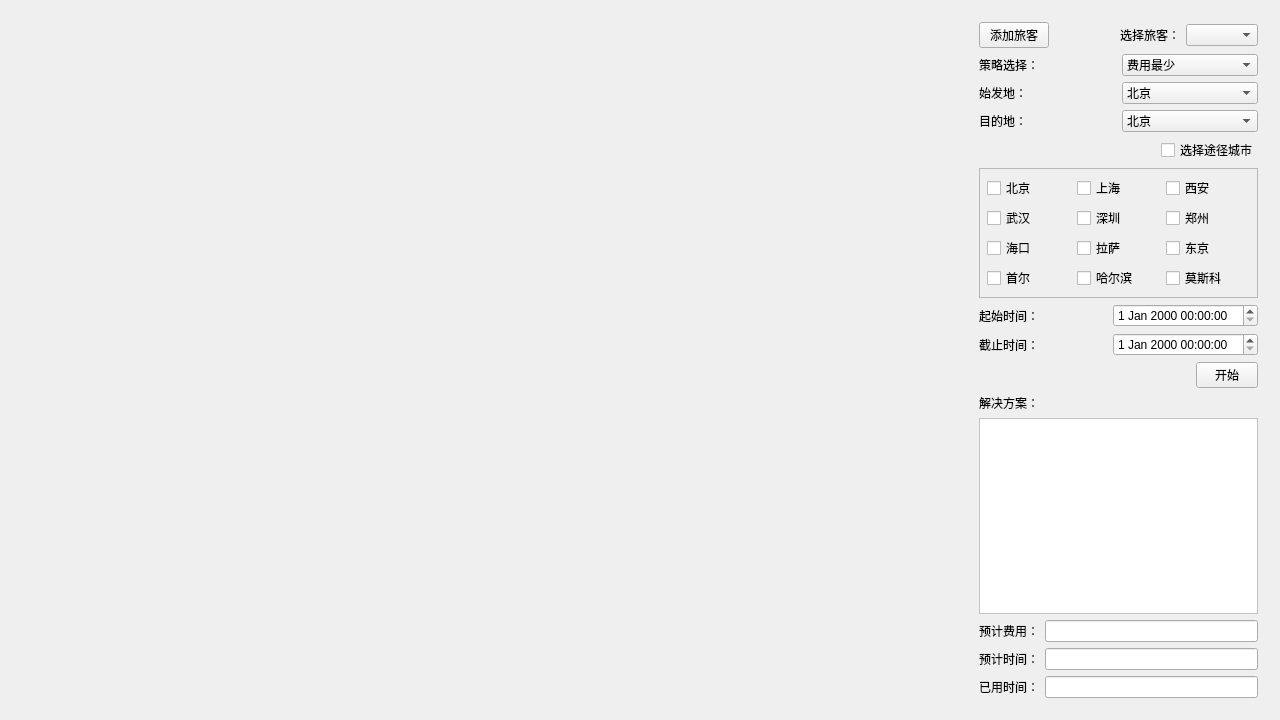
<?xml version="1.0" encoding="UTF-8"?>
<ui version="4.0">
 <class>Widget</class>
 <widget class="QWidget" name="Widget">
  <property name="geometry">
   <rect>
    <x>0</x>
    <y>0</y>
    <width>1280</width>
    <height>720</height>
   </rect>
  </property>
  <property name="windowTitle">
   <string>Widget</string>
  </property>
  <widget class="MapWidget" name="LeftWidget" native="true">
   <property name="geometry">
    <rect>
     <x>11</x>
     <y>11</y>
     <width>941</width>
     <height>698</height>
    </rect>
   </property>
  </widget>
  <widget class="QFrame" name="RightFrame">
   <property name="geometry">
    <rect>
     <x>968</x>
     <y>11</y>
     <width>301</width>
     <height>698</height>
    </rect>
   </property>
   <property name="sizePolicy">
    <sizepolicy hsizetype="Fixed" vsizetype="Preferred">
     <horstretch>0</horstretch>
     <verstretch>100</verstretch>
    </sizepolicy>
   </property>
   <property name="frameShape">
    <enum>QFrame::NoFrame</enum>
   </property>
   <layout class="QVBoxLayout" name="verticalLayout_4">
    <item>
     <layout class="QVBoxLayout" name="verticalLayout_3">
      <item>
       <layout class="QVBoxLayout" name="verticalLayout">
        <item>
         <layout class="QHBoxLayout" name="TravelerLayout1">
          <item>
           <widget class="QPushButton" name="addTravelerButton">
            <property name="minimumSize">
             <size>
              <width>70</width>
              <height>0</height>
             </size>
            </property>
            <property name="maximumSize">
             <size>
              <width>59</width>
              <height>16777215</height>
             </size>
            </property>
            <property name="text">
             <string>添加旅客</string>
            </property>
           </widget>
          </item>
          <item>
           <spacer name="horizontalSpacer_3">
            <property name="orientation">
             <enum>Qt::Horizontal</enum>
            </property>
            <property name="sizeHint" stdset="0">
             <size>
              <width>40</width>
              <height>20</height>
             </size>
            </property>
           </spacer>
          </item>
          <item>
           <layout class="QHBoxLayout" name="TravelerLayout">
            <item>
             <widget class="QLabel" name="TravelerChoseLabel">
              <property name="text">
               <string>选择旅客：</string>
              </property>
             </widget>
            </item>
            <item>
             <widget class="QComboBox" name="TravelerComboBox"/>
            </item>
           </layout>
          </item>
         </layout>
        </item>
        <item>
         <layout class="QVBoxLayout" name="ComboLayout2">
          <item>
           <layout class="QHBoxLayout" name="StrategyLayout">
            <item>
             <widget class="QLabel" name="StrategyLabel">
              <property name="text">
               <string>策略选择：</string>
              </property>
             </widget>
            </item>
            <item>
             <widget class="QComboBox" name="StrategyComboBox">
              <item>
               <property name="text">
                <string>费用最少</string>
               </property>
              </item>
              <item>
               <property name="text">
                <string>耗时最短</string>
               </property>
              </item>
              <item>
               <property name="text">
                <string>限时费用最少</string>
               </property>
              </item>
             </widget>
            </item>
           </layout>
          </item>
          <item>
           <layout class="QHBoxLayout" name="StartCityLayout">
            <item>
             <widget class="QLabel" name="StartLabel">
              <property name="text">
               <string>始发地：</string>
              </property>
             </widget>
            </item>
            <item>
             <widget class="QComboBox" name="StartComboBox">
              <item>
               <property name="text">
                <string>北京</string>
               </property>
              </item>
              <item>
               <property name="text">
                <string>上海</string>
               </property>
              </item>
              <item>
               <property name="text">
                <string>西安</string>
               </property>
              </item>
              <item>
               <property name="text">
                <string>武汉</string>
               </property>
              </item>
              <item>
               <property name="text">
                <string>深圳</string>
               </property>
              </item>
              <item>
               <property name="text">
                <string>郑州</string>
               </property>
              </item>
              <item>
               <property name="text">
                <string>海口</string>
               </property>
              </item>
              <item>
               <property name="text">
                <string>拉萨</string>
               </property>
              </item>
              <item>
               <property name="text">
                <string>东京</string>
               </property>
              </item>
              <item>
               <property name="text">
                <string>首尔</string>
               </property>
              </item>
              <item>
               <property name="text">
                <string>哈尔滨</string>
               </property>
              </item>
              <item>
               <property name="text">
                <string>莫斯科</string>
               </property>
              </item>
             </widget>
            </item>
           </layout>
          </item>
          <item>
           <layout class="QHBoxLayout" name="DestinationCityLayout">
            <item>
             <widget class="QLabel" name="DestinationLabel">
              <property name="text">
               <string>目的地：</string>
              </property>
             </widget>
            </item>
            <item>
             <widget class="QComboBox" name="DestinationComboBox">
              <item>
               <property name="text">
                <string>北京</string>
               </property>
              </item>
              <item>
               <property name="text">
                <string>上海</string>
               </property>
              </item>
              <item>
               <property name="text">
                <string>西安</string>
               </property>
              </item>
              <item>
               <property name="text">
                <string>武汉</string>
               </property>
              </item>
              <item>
               <property name="text">
                <string>深圳</string>
               </property>
              </item>
              <item>
               <property name="text">
                <string>郑州</string>
               </property>
              </item>
              <item>
               <property name="text">
                <string>海口</string>
               </property>
              </item>
              <item>
               <property name="text">
                <string>拉萨</string>
               </property>
              </item>
              <item>
               <property name="text">
                <string>东京</string>
               </property>
              </item>
              <item>
               <property name="text">
                <string>首尔</string>
               </property>
              </item>
              <item>
               <property name="text">
                <string>哈尔滨</string>
               </property>
              </item>
              <item>
               <property name="text">
                <string>莫斯科</string>
               </property>
              </item>
             </widget>
            </item>
           </layout>
          </item>
         </layout>
        </item>
       </layout>
      </item>
      <item>
       <layout class="QHBoxLayout" name="horizontalLayout">
        <item>
         <spacer name="horizontalSpacer_2">
          <property name="orientation">
           <enum>Qt::Horizontal</enum>
          </property>
          <property name="sizeHint" stdset="0">
           <size>
            <width>40</width>
            <height>20</height>
           </size>
          </property>
         </spacer>
        </item>
        <item>
         <widget class="QCheckBox" name="ThroughCityCheckBox">
          <property name="text">
           <string>选择途径城市</string>
          </property>
         </widget>
        </item>
       </layout>
      </item>
     </layout>
    </item>
    <item>
     <widget class="QFrame" name="ThroughCityFrame">
      <property name="autoFillBackground">
       <bool>true</bool>
      </property>
      <property name="styleSheet">
       <string notr="true"/>
      </property>
      <property name="frameShape">
       <enum>QFrame::StyledPanel</enum>
      </property>
      <property name="frameShadow">
       <enum>QFrame::Plain</enum>
      </property>
      <property name="lineWidth">
       <number>5</number>
      </property>
      <property name="midLineWidth">
       <number>5</number>
      </property>
      <layout class="QHBoxLayout" name="horizontalLayout_2">
       <property name="spacing">
        <number>1</number>
       </property>
       <property name="leftMargin">
        <number>7</number>
       </property>
       <property name="topMargin">
        <number>7</number>
       </property>
       <property name="rightMargin">
        <number>7</number>
       </property>
       <property name="bottomMargin">
        <number>7</number>
       </property>
       <item>
        <layout class="QGridLayout" name="CityThroughGridLayout">
         <property name="sizeConstraint">
          <enum>QLayout::SetDefaultConstraint</enum>
         </property>
         <item row="1" column="1">
          <widget class="QCheckBox" name="city4cbox">
           <property name="text">
            <string>深圳</string>
           </property>
          </widget>
         </item>
         <item row="3" column="0">
          <widget class="QCheckBox" name="city9cbox">
           <property name="text">
            <string>首尔</string>
           </property>
          </widget>
         </item>
         <item row="1" column="0">
          <widget class="QCheckBox" name="city3cbox">
           <property name="text">
            <string>武汉</string>
           </property>
          </widget>
         </item>
         <item row="0" column="0">
          <widget class="QCheckBox" name="city0cbox">
           <property name="text">
            <string>北京</string>
           </property>
          </widget>
         </item>
         <item row="0" column="2">
          <widget class="QCheckBox" name="city2cbox">
           <property name="text">
            <string>西安</string>
           </property>
          </widget>
         </item>
         <item row="1" column="2">
          <widget class="QCheckBox" name="city5cbox">
           <property name="text">
            <string>郑州</string>
           </property>
          </widget>
         </item>
         <item row="2" column="0">
          <widget class="QCheckBox" name="city6cbox">
           <property name="text">
            <string>海口</string>
           </property>
          </widget>
         </item>
         <item row="2" column="1">
          <widget class="QCheckBox" name="city7cbox">
           <property name="text">
            <string>拉萨</string>
           </property>
          </widget>
         </item>
         <item row="2" column="2">
          <widget class="QCheckBox" name="city8cbox">
           <property name="text">
            <string>东京</string>
           </property>
          </widget>
         </item>
         <item row="0" column="1">
          <widget class="QCheckBox" name="city1cbox">
           <property name="text">
            <string>上海</string>
           </property>
          </widget>
         </item>
         <item row="3" column="1">
          <widget class="QCheckBox" name="city10cbox">
           <property name="text">
            <string>哈尔滨</string>
           </property>
          </widget>
         </item>
         <item row="3" column="2">
          <widget class="QCheckBox" name="city11cbox">
           <property name="text">
            <string>莫斯科</string>
           </property>
          </widget>
         </item>
        </layout>
       </item>
      </layout>
     </widget>
    </item>
    <item>
     <layout class="QVBoxLayout" name="verticalLayout_2">
      <item>
       <layout class="QVBoxLayout" name="TimeEditLayout4">
        <item>
         <layout class="QHBoxLayout" name="CurrentTimeLayout">
          <item>
           <widget class="QLabel" name="TimeLabel">
            <property name="text">
             <string>起始时间：</string>
            </property>
           </widget>
          </item>
          <item>
           <widget class="QDateTimeEdit" name="StartDateTimeEdit"/>
          </item>
         </layout>
        </item>
        <item>
         <layout class="QHBoxLayout" name="DeadlineLayout">
          <item>
           <widget class="QLabel" name="DeadlineLabel">
            <property name="text">
             <string>截止时间：</string>
            </property>
           </widget>
          </item>
          <item>
           <widget class="QDateTimeEdit" name="DeadlineDateTimeEdit"/>
          </item>
         </layout>
        </item>
       </layout>
      </item>
      <item>
       <layout class="QHBoxLayout" name="StartButtonLayout5">
        <item>
         <spacer name="horizontalSpacer">
          <property name="orientation">
           <enum>Qt::Horizontal</enum>
          </property>
          <property name="sizeHint" stdset="0">
           <size>
            <width>40</width>
            <height>20</height>
           </size>
          </property>
         </spacer>
        </item>
        <item>
         <widget class="QPushButton" name="StartButton">
          <property name="enabled">
           <bool>true</bool>
          </property>
          <property name="minimumSize">
           <size>
            <width>62</width>
            <height>0</height>
           </size>
          </property>
          <property name="maximumSize">
           <size>
            <width>59</width>
            <height>16777215</height>
           </size>
          </property>
          <property name="text">
           <string>开始</string>
          </property>
         </widget>
        </item>
       </layout>
      </item>
     </layout>
    </item>
    <item>
     <layout class="QVBoxLayout" name="PathListLayout6">
      <item>
       <widget class="QLabel" name="SolutionLabel">
        <property name="text">
         <string>解决方案：</string>
        </property>
       </widget>
      </item>
      <item>
       <widget class="QScrollArea" name="PathList">
        <property name="sizePolicy">
         <sizepolicy hsizetype="Minimum" vsizetype="Expanding">
          <horstretch>0</horstretch>
          <verstretch>0</verstretch>
         </sizepolicy>
        </property>
        <property name="minimumSize">
         <size>
          <width>0</width>
          <height>0</height>
         </size>
        </property>
        <property name="maximumSize">
         <size>
          <width>16777215</width>
          <height>256</height>
         </size>
        </property>
        <property name="styleSheet">
         <string notr="true">background-color: rgb(255, 255, 255);</string>
        </property>
        <property name="midLineWidth">
         <number>1</number>
        </property>
        <property name="verticalScrollBarPolicy">
         <enum>Qt::ScrollBarAsNeeded</enum>
        </property>
        <property name="horizontalScrollBarPolicy">
         <enum>Qt::ScrollBarAlwaysOff</enum>
        </property>
        <property name="sizeAdjustPolicy">
         <enum>QAbstractScrollArea::AdjustIgnored</enum>
        </property>
        <property name="widgetResizable">
         <bool>true</bool>
        </property>
        <widget class="QWidget" name="PathListContent">
         <property name="geometry">
          <rect>
           <x>0</x>
           <y>0</y>
           <width>275</width>
           <height>173</height>
          </rect>
         </property>
        </widget>
       </widget>
      </item>
     </layout>
    </item>
    <item>
     <layout class="QVBoxLayout" name="FareTimeDurLayout7">
      <item>
       <layout class="QHBoxLayout" name="TotalFareLayout">
        <item>
         <widget class="QLabel" name="FareLabel">
          <property name="text">
           <string>预计费用：</string>
          </property>
         </widget>
        </item>
        <item>
         <widget class="QLineEdit" name="FareEdit"/>
        </item>
       </layout>
      </item>
      <item>
       <layout class="QHBoxLayout" name="TotalTimeLayout">
        <item>
         <widget class="QLabel" name="TotalTimeLabel">
          <property name="text">
           <string>预计时间：</string>
          </property>
         </widget>
        </item>
        <item>
         <widget class="QLineEdit" name="TotalTimeEdit"/>
        </item>
       </layout>
      </item>
      <item>
       <layout class="QHBoxLayout" name="DurationLayout">
        <item>
         <widget class="QLabel" name="DurationLabel">
          <property name="text">
           <string>已用时间：</string>
          </property>
         </widget>
        </item>
        <item>
         <widget class="QLineEdit" name="DurationText"/>
        </item>
       </layout>
      </item>
     </layout>
    </item>
   </layout>
   <zorder>ThroughCityFrame</zorder>
   <zorder></zorder>
  </widget>
 </widget>
 <layoutdefault spacing="6" margin="11"/>
 <customwidgets>
  <customwidget>
   <class>MapWidget</class>
   <extends>QWidget</extends>
   <header>mapwidget.h</header>
   <container>1</container>
  </customwidget>
 </customwidgets>
 <resources/>
 <connections/>
</ui>
